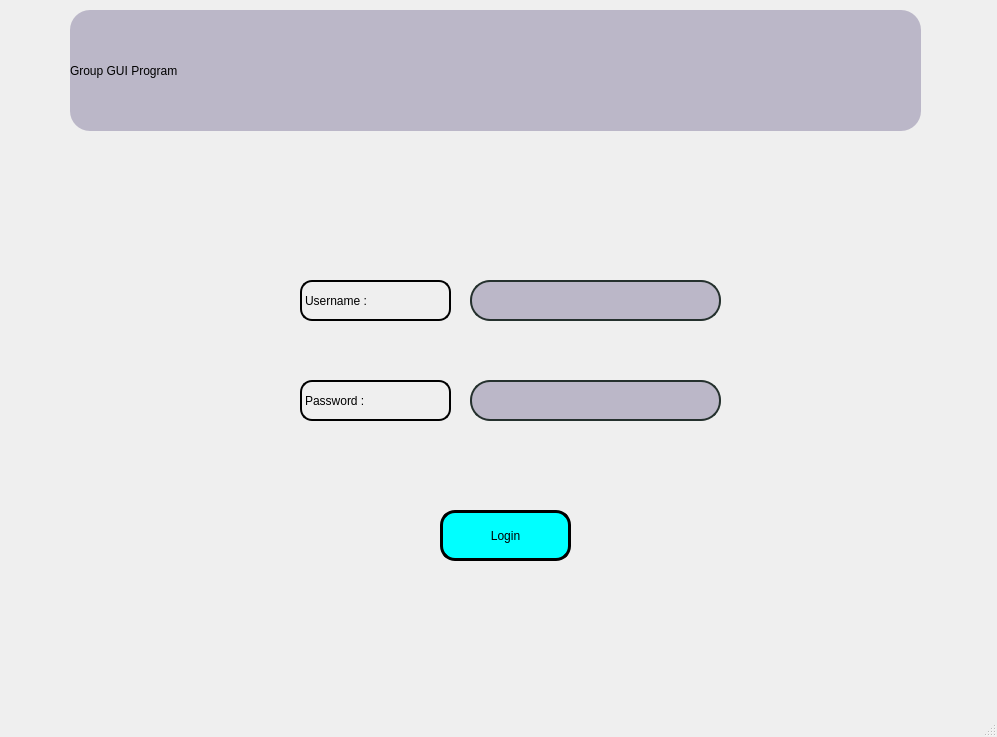
<?xml version="1.0" encoding="UTF-8"?>
<ui version="4.0">
 <class>MainWindow</class>
 <widget class="QMainWindow" name="MainWindow">
  <property name="geometry">
   <rect>
    <x>0</x>
    <y>0</y>
    <width>997</width>
    <height>737</height>
   </rect>
  </property>
  <property name="windowTitle">
   <string>MainWindow</string>
  </property>
  <widget class="QWidget" name="centralwidget">
   <widget class="QLabel" name="label">
    <property name="geometry">
     <rect>
      <x>70</x>
      <y>10</y>
      <width>851</width>
      <height>121</height>
     </rect>
    </property>
    <property name="styleSheet">
     <string notr="true">font: 87 46pt &quot;Arial Black&quot;;
background-color: rgb(187, 183, 200);
border-radius: 20px;
</string>
    </property>
    <property name="text">
     <string>Group GUI Program</string>
    </property>
    <property name="textFormat">
     <enum>Qt::AutoText</enum>
    </property>
    <property name="wordWrap">
     <bool>false</bool>
    </property>
    <property name="margin">
     <number>11</number>
    </property>
   </widget>
   <widget class="QLineEdit" name="usernameInput">
    <property name="geometry">
     <rect>
      <x>470</x>
      <y>280</y>
      <width>251</width>
      <height>41</height>
     </rect>
    </property>
    <property name="styleSheet">
     <string notr="true">border: 2px solid rgb(37, 49, 46);
border-radius: 20px;
color: #FFF;
padding-left: 20px;
padding-right: 20px;
background-color: rgb(187, 183, 200);</string>
    </property>
   </widget>
   <widget class="QLineEdit" name="passwordInput">
    <property name="geometry">
     <rect>
      <x>470</x>
      <y>380</y>
      <width>251</width>
      <height>41</height>
     </rect>
    </property>
    <property name="styleSheet">
     <string notr="true">border: 2px solid rgb(37, 49, 46);
border-radius: 20px;
color: #FFF;
padding-left: 20px;
padding-right: 20px;
background-color: rgb(187, 183, 200);</string>
    </property>
   </widget>
   <widget class="QPushButton" name="loginButton">
    <property name="geometry">
     <rect>
      <x>440</x>
      <y>510</y>
      <width>131</width>
      <height>51</height>
     </rect>
    </property>
    <property name="styleSheet">
     <string notr="true">font: 24pt &quot;Arial&quot;;
border: 3px solid black;
border-radius: 15px;
background-color: cyan;</string>
    </property>
    <property name="text">
     <string>Login</string>
    </property>
   </widget>
   <widget class="QLabel" name="usernameLabel">
    <property name="geometry">
     <rect>
      <x>300</x>
      <y>280</y>
      <width>151</width>
      <height>41</height>
     </rect>
    </property>
    <property name="styleSheet">
     <string notr="true">font: 16pt &quot;Arial&quot;;
border: 2px solid black;
border-radius: 12px;</string>
    </property>
    <property name="text">
     <string>Username :</string>
    </property>
   </widget>
   <widget class="QLabel" name="passwordLabel">
    <property name="geometry">
     <rect>
      <x>300</x>
      <y>380</y>
      <width>151</width>
      <height>41</height>
     </rect>
    </property>
    <property name="styleSheet">
     <string notr="true">font: 16pt &quot;Arial&quot;;
border: 2px solid black;
border-radius: 12px;</string>
    </property>
    <property name="text">
     <string>Password :</string>
    </property>
   </widget>
  </widget>
  <widget class="QMenuBar" name="menubar">
   <property name="geometry">
    <rect>
     <x>0</x>
     <y>0</y>
     <width>997</width>
     <height>26</height>
    </rect>
   </property>
  </widget>
  <widget class="QStatusBar" name="statusbar"/>
 </widget>
 <resources/>
 <connections/>
</ui>
